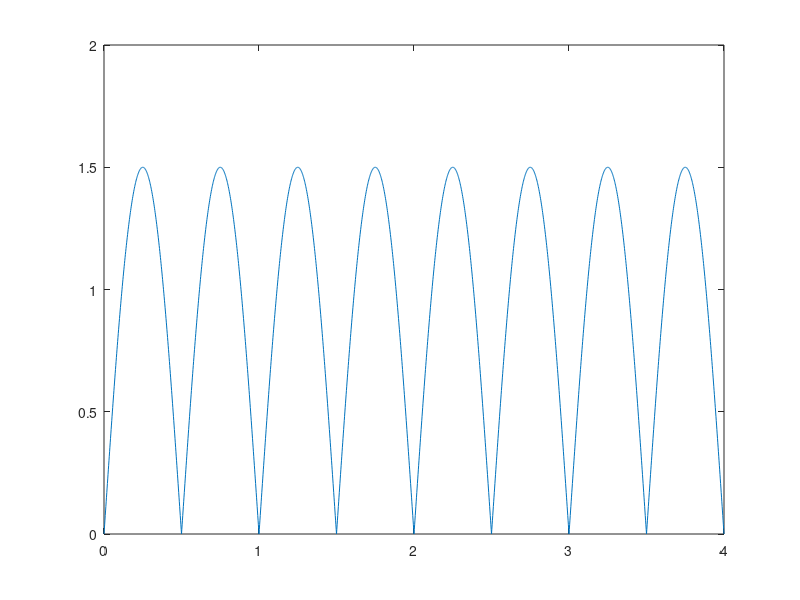

This chart was generated by the following MATLAB code:
title('Sinusoidal dubla alternanta')
F = 1;
T = 4;
ampl = 1.5;
pas = 0.002;
T = 0: pas: T;
y = ampl*sin(2*pi*F*T);
y_mono= zeros(size(y));
for n = 1: length(T)
   if y(n) >= 0
       y_mono(n) = y(n);
   else
       y_mono(n) = -y(n);
   end
end
plot(T, y_mono)